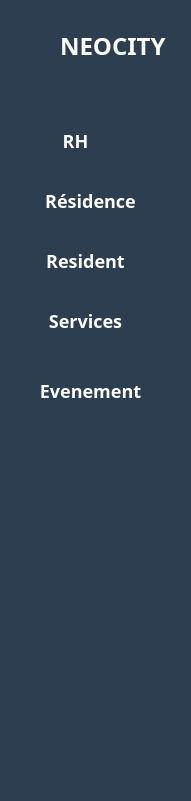
   <widget class="QFrame" name="leftmenu">
    <property name="geometry">
     <rect>
      <x>0</x>
      <y>-10</y>
      <width>191</width>
      <height>801</height>
     </rect>
    </property>
    <property name="styleSheet">
     <string notr="true">QFrame {
 border-radius: 20px;
background-color : #2C3E50;
}</string>
    </property>
    <property name="frameShape">
     <enum>QFrame::Shape::StyledPanel</enum>
    </property>
    <property name="frameShadow">
     <enum>QFrame::Shadow::Raised</enum>
    </property>
    <widget class="QLabel" name="label_23">
     <property name="geometry">
      <rect>
       <x>60</x>
       <y>30</y>
       <width>121</width>
       <height>31</height>
      </rect>
     </property>
     <property name="font">
      <font>
       <family>Bahnschrift</family>
       <pointsize>18</pointsize>
       <bold>true</bold>
      </font>
     </property>
     <property name="styleSheet">
      <string notr="true">color: rgb(255, 255, 255);</string>
     </property>
     <property name="text">
      <string>NEOCITY</string>
     </property>
    </widget>
    <widget class="QPushButton" name="RH">
     <property name="geometry">
      <rect>
       <x>-10</x>
       <y>110</y>
       <width>171</width>
       <height>61</height>
      </rect>
     </property>
     <property name="font">
      <font>
       <family>Bahnschrift</family>
       <pointsize>-1</pointsize>
       <bold>true</bold>
      </font>
     </property>
     <property name="styleSheet">
      <string notr="true">QPushButton {
    background-color: #2C3E50;
    color: white;
    border-radius: 8px;
    padding: 10px;
    font-size: 18px;
}
QPushButton:hover {
    background-color: #1E5BB8;
}
QPushButton:pressed {
    background-color: #FFFFFF;
}</string>
     </property>
     <property name="text">
      <string>RH</string>
     </property>
    </widget>
    <widget class="QPushButton" name="residence">
     <property name="geometry">
      <rect>
       <x>0</x>
       <y>170</y>
       <width>181</width>
       <height>61</height>
      </rect>
     </property>
     <property name="font">
      <font>
       <family>Bahnschrift</family>
       <pointsize>-1</pointsize>
       <bold>true</bold>
      </font>
     </property>
     <property name="styleSheet">
      <string notr="true">QPushButton {
    background-color: #2C3E50;
    color: white;
    border-radius: 8px;
    padding: 10px;
    font-size: 18px;
}
QPushButton:hover {
    background-color: #1E5BB8;
}
QPushButton:pressed {
    background-color: #FFFFFF;
}</string>
     </property>
     <property name="text">
      <string>Résidence</string>
     </property>
    </widget>
    <widget class="QPushButton" name="resident_2">
     <property name="geometry">
      <rect>
       <x>0</x>
       <y>230</y>
       <width>171</width>
       <height>61</height>
      </rect>
     </property>
     <property name="font">
      <font>
       <family>Bahnschrift</family>
       <pointsize>-1</pointsize>
       <bold>true</bold>
      </font>
     </property>
     <property name="styleSheet">
      <string notr="true">QPushButton {
    background-color: #2C3E50;
    color: white;
    border-radius: 8px;
    padding: 10px;
    font-size: 18px;
}
QPushButton:hover {
    background-color: #1E5BB8;
}
QPushButton:pressed {
    background-color: #FFFFFF;
}</string>
     </property>
     <property name="text">
      <string>Resident</string>
     </property>
    </widget>
    <widget class="QPushButton" name="Evenements_3">
     <property name="geometry">
      <rect>
       <x>0</x>
       <y>360</y>
       <width>181</width>
       <height>61</height>
      </rect>
     </property>
     <property name="font">
      <font>
       <family>Bahnschrift</family>
       <pointsize>-1</pointsize>
       <bold>true</bold>
      </font>
     </property>
     <property name="styleSheet">
      <string notr="true">QPushButton {
    background-color: #2C3E50;
    color: white;
    border-radius: 8px;
    padding: 10px;
    font-size: 18px;
}
QPushButton:hover {
    background-color: #1E5BB8;
}
QPushButton:pressed {
    background-color: #FFFFFF;
}</string>
     </property>
     <property name="text">
      <string>Evenement</string>
     </property>
    </widget>
    <widget class="QPushButton" name="service_2">
     <property name="geometry">
      <rect>
       <x>0</x>
       <y>290</y>
       <width>171</width>
       <height>61</height>
      </rect>
     </property>
     <property name="font">
      <font>
       <family>Bahnschrift</family>
       <pointsize>-1</pointsize>
       <bold>true</bold>
      </font>
     </property>
     <property name="styleSheet">
      <string notr="true">QPushButton {
    background-color: #2C3E50;
    color: white;
    border-radius: 8px;
    padding: 10px;
    font-size: 18px;
}
QPushButton:hover {
    background-color: #1E5BB8;
}
QPushButton:pressed {
    background-color: #FFFFFF;
}</string>
     </property>
     <property name="text">
      <string>Services</string>
     </property>
    </widget>
    <widget class="QLabel" name="label_24">
     <property name="geometry">
      <rect>
       <x>10</x>
       <y>20</y>
       <width>51</width>
       <height>51</height>
      </rect>
     </property>
     <property name="text">
      <string/>
     </property>
     <property name="textFormat">
      <enum>Qt::TextFormat::MarkdownText</enum>
     </property>
     <property name="pixmap">
      <pixmap resource="img.qrc">:/cropped_circle_image.png</pixmap>
     </property>
     <property name="scaledContents">
      <bool>true</bool>
     </property>
     <property name="wordWrap">
      <bool>false</bool>
     </property>
     <property name="openExternalLinks">
      <bool>false</bool>
     </property>
     <property name="textInteractionFlags">
      <set>Qt::TextInteractionFlag::NoTextInteraction</set>
     </property>
    </widget>
   </widget>
